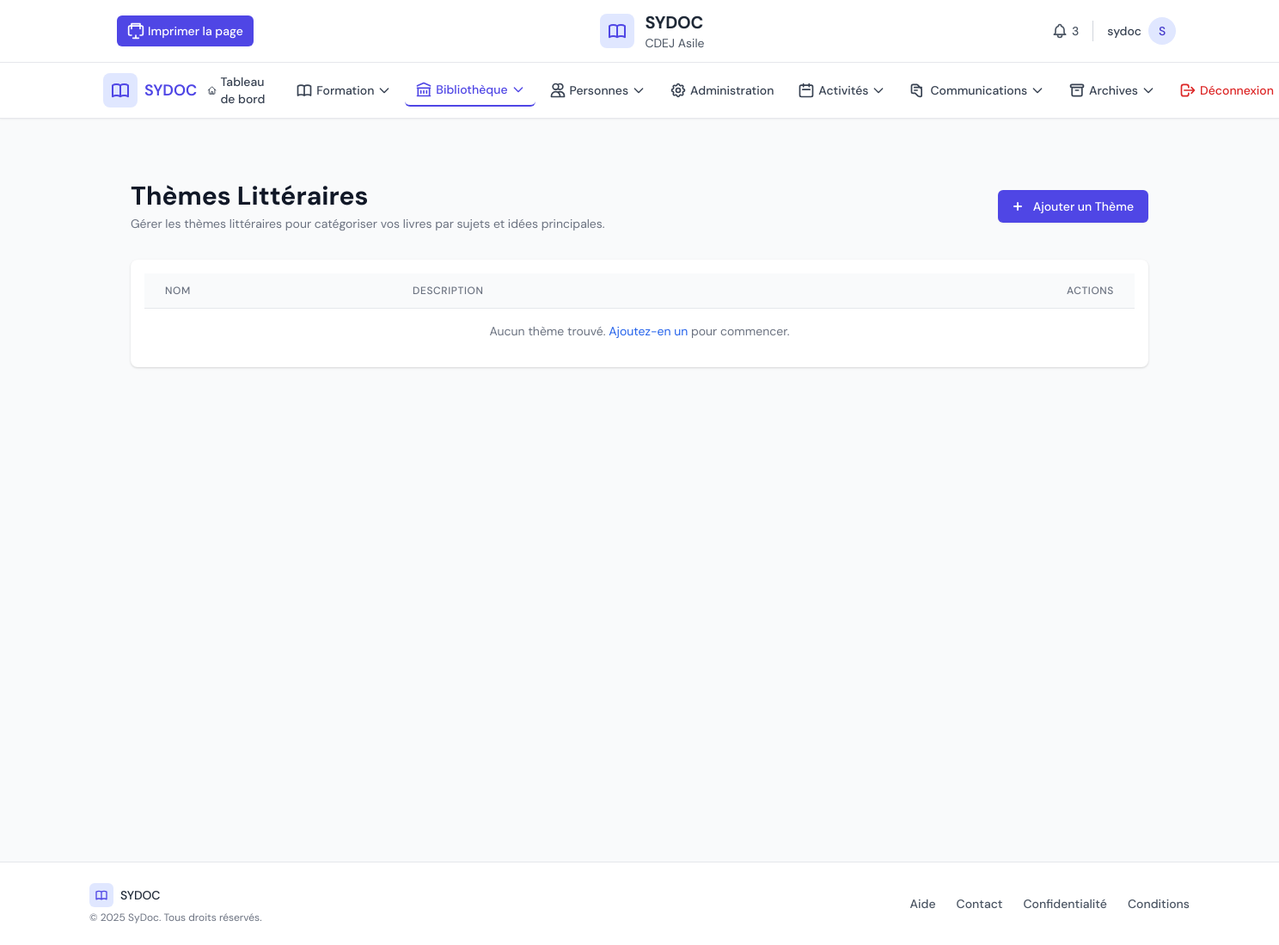
Page /center/themes/ (signed in) on the earlier database version.
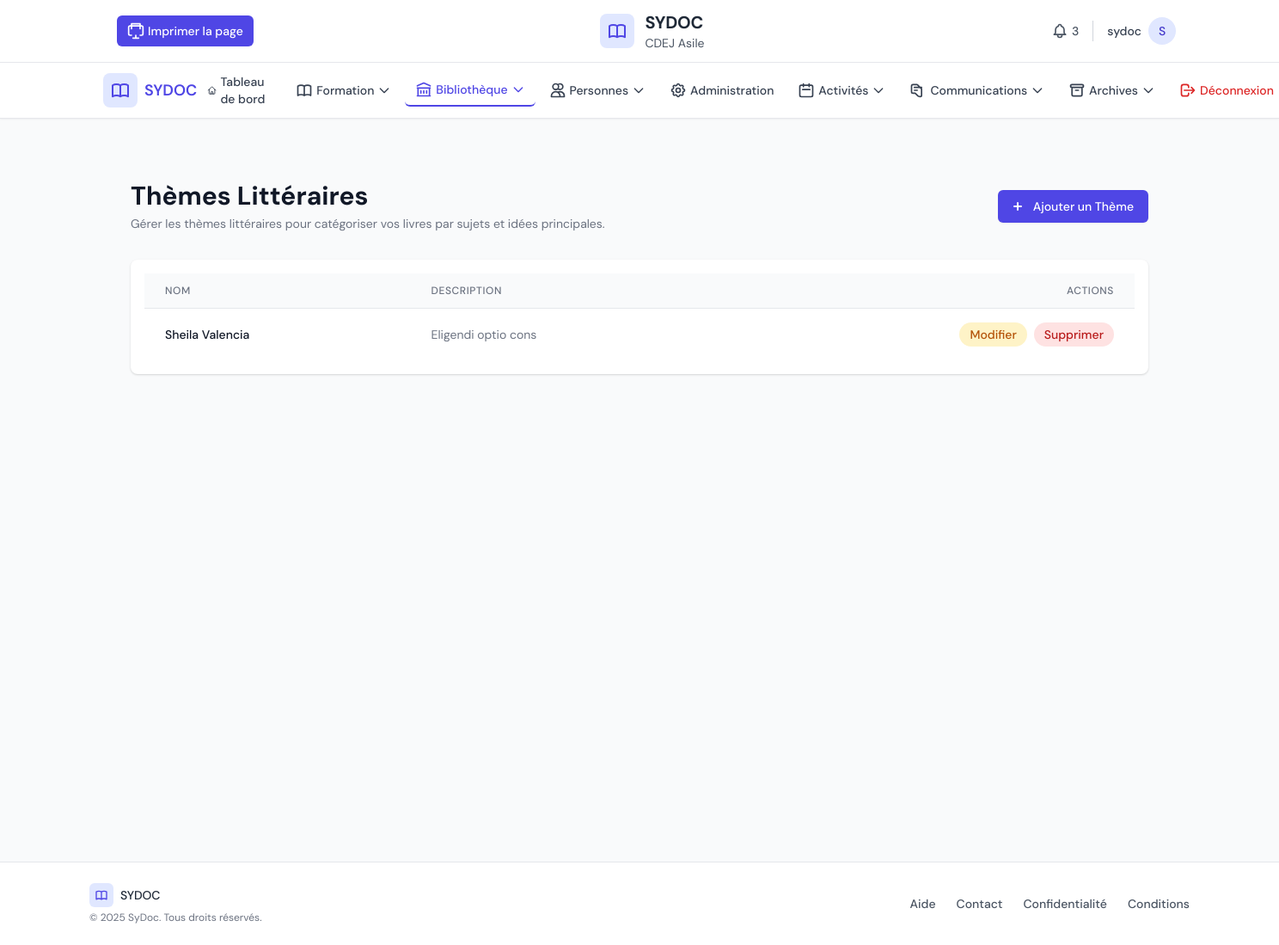
Same page on the later database version.
### core/models.py (models this page shows, shortened)
class Theme(models.Model):
    name = models.CharField(max_length=100, unique=True, verbose_name='Nom du Thème')
    description = models.TextField(blank=True, verbose_name='Description')
    class Meta:
        verbose_name = 'Thème'
        verbose_name_plural = 'Thèmes'
        ordering = ['name']

### center_panel/views.py (the view)
# urls.py: path('themes/', views.theme_list, name='themes'),
@login_required
def theme_list(request):
    current_center = DocumentationCenter.objects.first()
    themes = Theme.objects.all().order_by('name')
    context = {
        'themes': themes,
        'current_center': current_center,
    }
    return render(request, 'center_panel/admin/theme_list.html', context)

### center_panel/templates/center_panel/admin/theme_list.html (shortened to what the changed rows need)
{% extends 'center_panel/base.html' %}
{% load static %}
{% block content %}
<div class="min-h-screen bg-gray-50 py-8 px-4 sm:px-6 lg:px-8">
    <div class="max-w-7xl mx-auto">
        <div class="md:flex md:items-center md:justify-between mb-8">
            <div class="flex-1 min-w-0">
                <h2 class="text-2xl font-bold leading-7 text-gray-900 sm:text-3xl sm:truncate">
                    Thèmes Littéraires
                </h2>
            </div>
        </div>
        <div class="bg-white shadow overflow-hidden sm:rounded-lg">
            <div class="p-4">
                <table id="themes-table" class="min-w-full divide-y divide-gray-200" data-datatable>
                    <thead class="bg-gray-50">
                        <tr>
                            <th scope="col" class="px-6 py-3 text-left text-xs font-medium text-gray-500 uppercase tracking-wider">
                                Nom
                            </th>
                            <th scope="col" class="px-6 py-3 text-left text-xs font-medium text-gray-500 uppercase tracking-wider">
                                Description
                            </th>
                            <th scope="col" class="px-6 py-3 text-right text-xs font-medium text-gray-500 uppercase tracking-wider">
                                Actions
                            </th>
                        </tr>
                    </thead>
                    <tbody class="bg-white divide-y divide-gray-200">
                        {% for theme in themes %}
                        <tr>
                            <td class="px-6 py-4 whitespace-nowrap">
                                <div class="text-sm font-medium text-gray-900">{{ theme.name }}</div>
                            </td>
                            <td class="px-6 py-4">
                                <div class="text-sm text-gray-500">{{ theme.description|truncatechars:50 }}</div>
                            </td>
                            <td class="px-6 py-4 whitespace-nowrap text-right text-sm font-medium">
                                <div class="flex space-x-2 justify-end">
                                    <a href="{% url 'center_panel:edit_theme' theme.id %}" class="bg-yellow-100 hover:bg-yellow-200 text-yellow-700 px-3 py-1 rounded-full text-sm font-medium">
                                        Modifier
                                    </a>
                                    <a href="#" class="bg-red-100 hover:bg-red-200 text-red-700 px-3 py-1 rounded-full text-sm font-medium delete-btn" data-id="{{ theme.id }}">
                                        Supprimer
                                    </a>
                                </div>
                            </td>
                        </tr>
                        {% empty %}
                        <tr>
                            <td colspan="3" class="px-6 py-4 text-center text-sm text-gray-500">
                                <div class="text-sm text-gray-500">Aucun thème trouvé. <a href="{% url 'center_panel:add_theme' %}" class="text-blue-600 hover:text-blue-800">Ajoutez-en un</a> pour commencer.</div>
                            </td>
                        </tr>
                        {% endfor %}
                    </tbody>
                </table>
            </div>
        </div>
    </div>
</div>
{% endblock %}

Differences in the rows shown:
added Theme: name "Sheila Valencia", description "Eligendi optio cons"
Other differences:
text no longer shown: "Aucun thème trouvé. Ajoutez-en un pour commencer."
